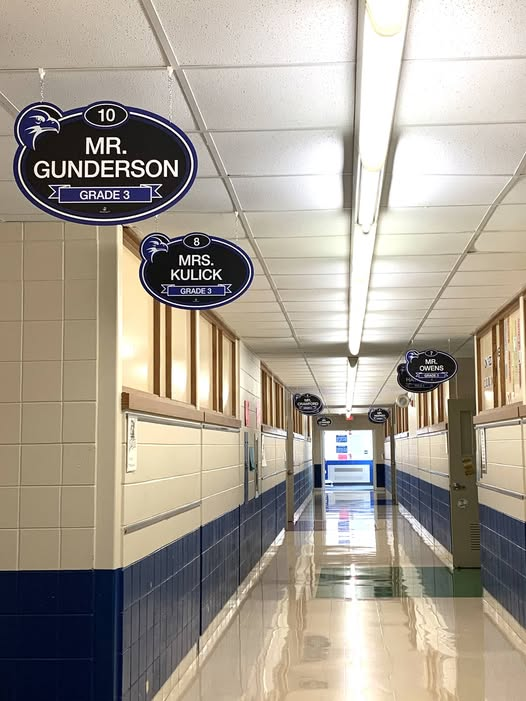
#> input picture Test/name.jpg, 526 x 701 px, given in place of the camera
$ python visualOdometry.py
#> lines starting #> are read from the running program, lines starting #| are printed output that depends on the picture
import cv2
import numpy as np

class VisualOdometry:
    def __init__(self, max_features=100):
        # Parameters for Lucas-Kanade optical flow
        self.lk_params = dict(winSize=(21, 21),
                              maxLevel=3,
                              criteria=(cv2.TERM_CRITERIA_EPS | cv2.TERM_CRITERIA_COUNT, 30, 0.01))

        self.max_features = max_features
        self.old_gray = None
        self.p0 = None

        # Path tracking
        self.current_pos = np.array([0.0, 0.0], dtype=np.float32)
        self.path_history = [self.current_pos.copy()]

        # Visualization canvas (600x600)
        self.trajectory_map = np.zeros((600, 600, 3), dtype=np.uint8)
        self.offset = np.array([300, 300]) # Center of the map

    def update(self, frame):
        """Processes a new frame and returns the current (x, y) coordinates."""
        frame_gray = cv2.cvtColor(frame, cv2.COLOR_BGR2GRAY)

        # Initialization logic for the first frame
        if self.old_gray is None:
            self.old_gray = frame_gray
            self.p0 = cv2.goodFeaturesToTrack(self.old_gray, mask=None,
                                              maxCorners=self.max_features,
                                              qualityLevel=0.3, minDistance=7)
            return self.current_pos

        # 1. Calculate Optical Flow
        p1, st, err = cv2.calcOpticalFlowPyrLK(self.old_gray, frame_gray, self.p0, None, **self.lk_params)

        if p1 is not None and len(p1[st == 1]) > 0:
            good_new = p1[st == 1]
            good_old = self.p0[st == 1]

            # 2. Estimate 2D Translation (mean displacement)
            diff = good_new - good_old
            avg_diff = np.mean(diff, axis=0)

            # 3. Accumulate position
            self.current_pos += avg_diff
            self.path_history.append(self.current_pos.copy())

            # 4. Draw trajectory
            self._draw_trajectory()

            # Prepare for next frame
            self.old_gray = frame_gray.copy()
            self.p0 = good_new.reshape(-1, 1, 2)

            # Redetect if feature count drops
            if len(self.p0) < self.max_features // 2:
                self.p0 = cv2.goodFeaturesToTrack(self.old_gray, mask=None,
                                                  maxCorners=self.max_features,
                                                  qualityLevel=0.3, minDistance=7)

        return self.current_pos

    def _draw_trajectory(self):
        """Internal method to update the 2D path visualization."""
        x, y = self.current_pos.astype(int) + self.offset
        # Ensure drawing stays within canvas boundaries
        if 0 <= x < 600 and 0 <= y < 600:
            cv2.circle(self.trajectory_map, (x, y), 1, (0, 255, 0), 2)

    def get_trajectory_view(self):
        return self.trajectory_map

# --- Main Execution ---
if __name__ == "__main__":
    cap = cv2.VideoCapture(1)
    tracker = VisualOdometry(max_features=150)

    while True:
        ret, frame = cap.read()
#> frame is the input picture: shape (701, 526, 3); mean B, G, R 146.6, 158.7, 167
        if not ret:
            break
        frame = cv2.resize(frame, (360, 640)) # vertical phone resolution
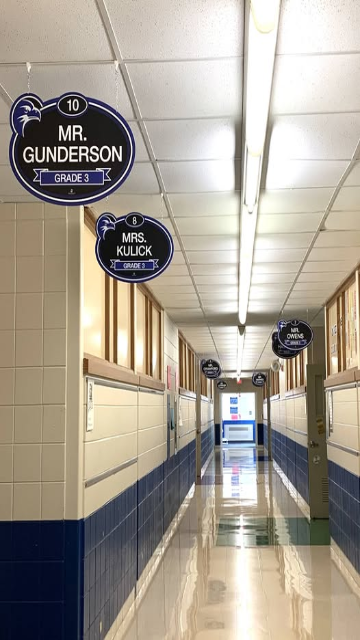
#> frame: shape (640, 360, 3); mean B, G, R 146.5, 158.6, 166.9

        # Process frame
        coords = tracker.update(frame)
#> in update, `frame_gray = cv2.cvtColor(frame, cv2.COLOR_BGR2GRAY)`:
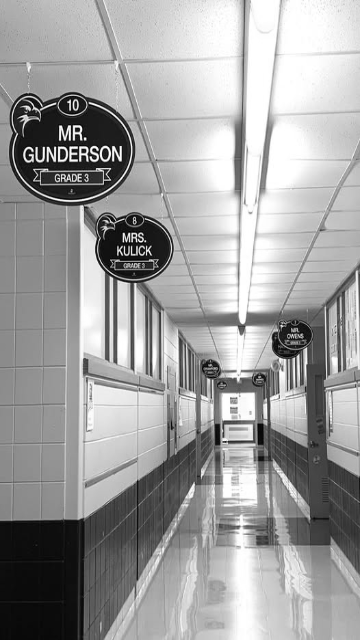
#> frame_gray: shape (640, 360); min 1, max 255, mean 159.7
#> in update, `self.p0 = cv2.goodFeaturesToTrack(self.old_gray, mask=None, maxCorners..`: self.p0 = 57 rows, first 8: [60, 126], [134, 235], [69, 126], [120, 160], [85, 138], [47, 147], [113, 146], [120, 146]
#> coords = [0, 0]

        # Print coordinates to console
        print(f"Current XY: {coords[0]:.2f}, {coords[1]:.2f}")
#| Current XY: 0.00, 0.00

        # Display results
        cv2.imshow("Camera Feed", frame)
        cv2.imshow("Path Traveled", tracker.get_trajectory_view())

        if cv2.waitKey(1) & 0xFF == ord('q'):
#> (key q is pressed here)
            break

    cap.release()
    cv2.destroyAllWindows()

$ run again, on Test/signs.jpg
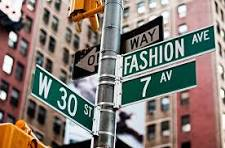
#> input picture Test/signs.jpg, 225 x 148 px, given in place of the camera
#> frame is the input picture: shape (148, 225, 3); mean B, G, R 115.2, 122.4, 132.1
#> `frame = cv2.resize(frame, (360, 640))`:
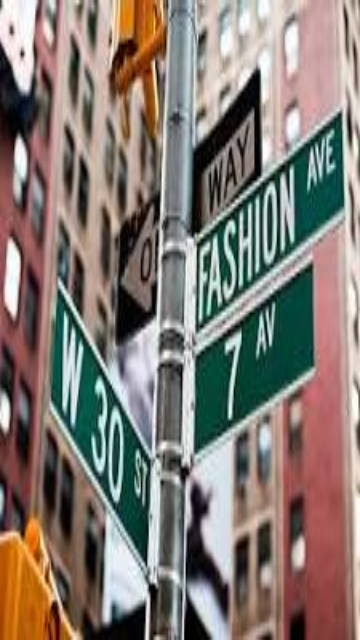
#> frame: shape (640, 360, 3); mean B, G, R 115.1, 122.3, 132
#> in update, `frame_gray = cv2.cvtColor(frame, cv2.COLOR_BGR2GRAY)`:
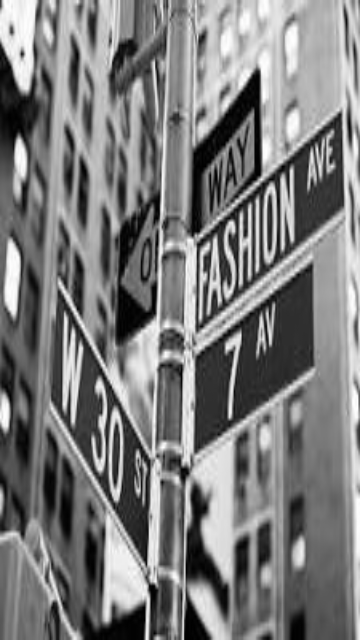
#> frame_gray: shape (640, 360); min 0, max 254, mean 124.4
#> self.p0 = 86 rows, first 8: [229, 418], [330, 163], [99, 458], [256, 272], [208, 243], [270, 345], [116, 423], [270, 194]
#> coords = [0, 0]
#| Current XY: 0.00, 0.00
